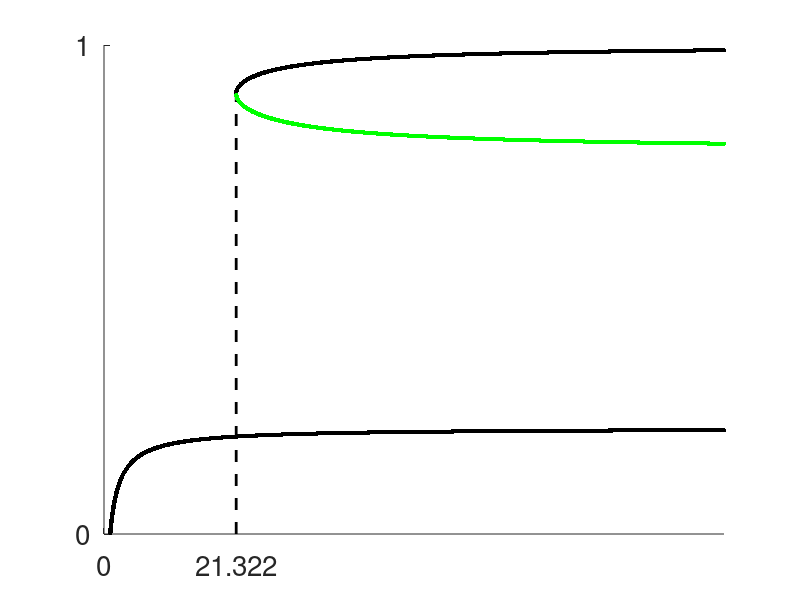

MATLAB code for this plot: (Note: this script raises an error after producing the figure.)
function f=Zbif2
a=5.9;%alpha
B=(1.01:.01:100); lb=length(B);
c1=(a+1)/a;
X=zeros(3,lb);
for i=1:lb
    b=B(i);
    X(:,i)=roots([1,-2,c1,(1-b)/a/b]);
end
X(imag(X)~=0)=NaN;
b=repmat(B,3,1);
Y=X.*(1-X);
detJ=(X.*(2-3*X)-Y).*(b.*Y.*(2-3*a*Y)-X)-X.*Y;
trJ=X.*(2-3*X)-Y+b.*Y.*(2-3*a*Y)-X;
Xsad=X;
Xsad(detJ>0)=NaN;
X(detJ<0)=NaN; X(trJ>0)=NaN;

betam=(9*a-2*a^2-2*sqrt(a*(a-3)^3))/(4-a);
rm=roots([1,-2,c1,(1-betam)/a/betam]); Xm=max(real(rm));
betap=(9*a-2*a^2+2*sqrt(a*(a-3)^3))/(4-a);
rp=roots([1,-2,c1,(1-betap)/a/betap]); Xp=min(real(rp));


fs=20; ms=10; lw=2;
figure
hold on
plot([betam,betam],[0,Xm],'k--','linewidth',lw)
%plot([betap,betap],[0,Xp],'k--','linewidth',lw)%Get rid if a>4
plot(B,Xsad,'k.','markersize',ms,'markerfacecolor','k')
plot(B,X,'.','color',[0,1,0],'markersize',ms,'markerfacecolor',[0,1,0])
hold off
%set(gca,'fontsize',fs,'ytick',[0,1],'xtick',[0,betam,betap],'xticklabels',{'0','\beta_-','\beta_+'})
set(gca,'fontsize',fs,'ytick',[0,1],'xtick',[0,betam],'xticklabels',{'0','\beta_-'})
axis([0,B(end),0,1])
xlabel('\beta')
ylabel('X','rot',0)